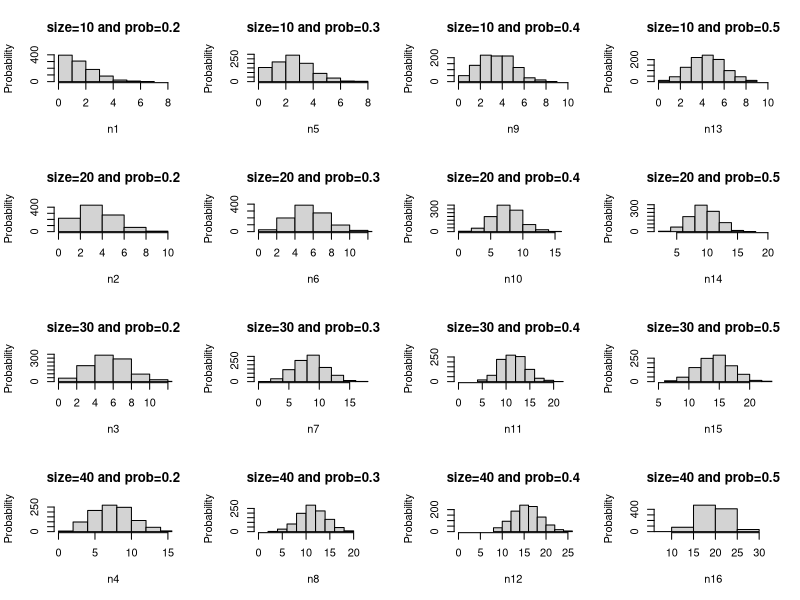

The R script that drew this image:
n1 <- rbinom(1000, size=10, prob=0.2)
n2 <- rbinom(1000, size=20, prob=0.2)
n3 <- rbinom(1000, size=30, prob=0.2)
n4 <- rbinom(1000, size=40, prob=0.2)

n5 <- rbinom(1000, size=10, prob=0.3)
n6 <- rbinom(1000, size=20, prob=0.3)
n7 <- rbinom(1000, size=30, prob=0.3)
n8 <- rbinom(1000, size=40, prob=0.3)

n9 <- rbinom(1000, size=10, prob=0.4)
n10 <- rbinom(1000, size=20, prob=0.4)
n11 <- rbinom(1000, size=30, prob=0.4)
n12 <- rbinom(1000, size=40, prob=0.4)

n13 <- rbinom(1000, size=10, prob=0.5)
n14 <- rbinom(1000, size=20, prob=0.5)
n15 <- rbinom(1000, size=30, prob=0.5)
n16 <- rbinom(1000, size=40, prob=0.5)

par(mfcol=c(4,4))

hist(n1,breaks=7,xlim=c(0,8),main="size=10 and prob=0.2",ylab='Probability')
hist(n2,breaks=7,xlim=c(0,10),main="size=20 and prob=0.2",ylab='Probability')
hist(n3,breaks=7,xlim=c(0,12),main="size=30 and prob=0.2",ylab='Probability')
hist(n4,breaks=7,xlim=c(0,15),main="size=40 and prob=0.2",ylab='Probability')

hist(n5,breaks=7,xlim=c(0,8),main="size=10 and prob=0.3",ylab='Probability')
hist(n6,breaks=7,xlim=c(0,12),main="size=20 and prob=0.3",ylab='Probability')
hist(n7,breaks=7,xlim=c(0,18),main="size=30 and prob=0.3",ylab='Probability')
hist(n8,breaks=7,xlim=c(0,23),main="size=40 and prob=0.3",ylab='Probability')


hist(n9,breaks=7,xlim=c(0,10),main="size=10 and prob=0.4",ylab='Probability')
hist(n10,breaks=7,xlim=c(0,17),main="size=20 and prob=0.4",ylab='Probability')
hist(n11,breaks=7,xlim=c(0,23),main="size=30 and prob=0.4",ylab='Probability')
hist(n12,breaks=7,xlim=c(0,25),main="size=40 and prob=0.4",ylab='Probability')

hist(n13,breaks=7,xlim=c(0,10),main="size=10 and prob=0.5",ylab='Probability')
hist(n14,breaks=7,xlim=c(2,20),main="size=20 and prob=0.5",ylab='Probability')
hist(n15,breaks=7,xlim=c(5,23),main="size=30 and prob=0.5",ylab='Probability')
hist(n16,breaks=7,xlim=c(7,32),main="size=40 and prob=0.5",ylab='Probability')
